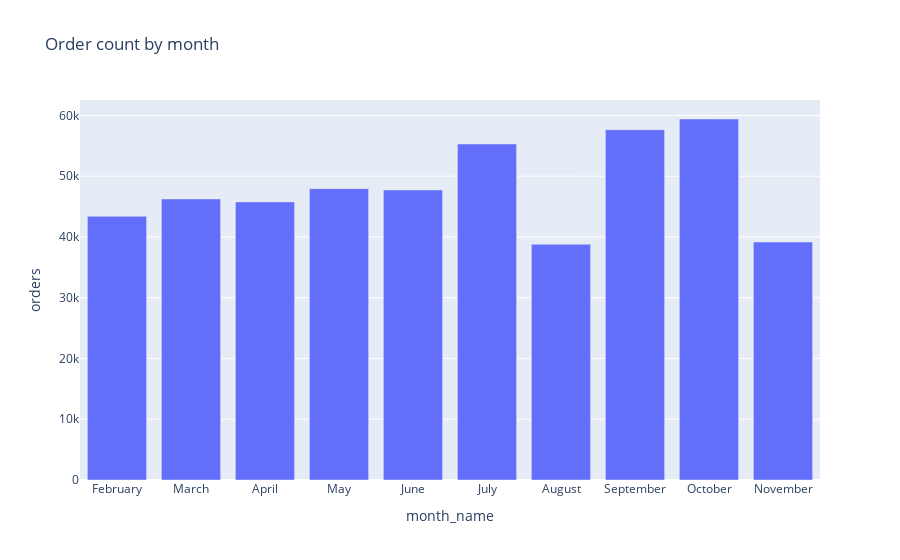

The code cell stored with this chart in its notebook:
### Markdown cell above
1) Winter has the highest order count, followed by Autumn, Spring, and Summer.
2) This could indicate that more orders are placed in colder months

### Code cell
# Map the month numbers to month names
month_names = {
    1: 'January', 2: 'February', 3: 'March', 4: 'April', 
    5: 'May', 6: 'June', 7: 'July', 8: 'August', 
    9: 'September', 10: 'October', 11: 'November', 12: 'December'
}
eda_train['month_name'] = eda_train['month'].map(month_names)
eda_test['month_name'] = eda_test['month'].map(month_names)

# Group by the new 'month_name' column
grouped = eda_train.groupby('month_name')['orders'].sum().reset_index()

# Plotly might not automatically sort the months correctly, so we'll sort them manually
ordered_months = ['January', 'February', 'March', 'April', 'May', 'June', 
                  'July', 'August', 'September', 'October', 'November', 'December']
grouped['month_name'] = pd.Categorical(grouped['month_name'], categories=ordered_months, ordered=True)
grouped = grouped.sort_values('month_name')

# Plot order count by month with month names
fig = px.bar(grouped, x='month_name', y='orders', title='Order count by month')
fig.show()

### Figure 1 — Plotly figure (JSON) as saved in the notebook; plotly's stock layout.template omitted (floating-point values rounded to 4 significant figures)
{"data": [{"alignmentgroup": "True", "hovertemplate": "month_name=%{x}<br>orders=%{y}<extra></extra>", "legendgroup": "", "marker": {"color": "#636efa", "pattern": {"shape": ""}}, "name": "", "offsetgroup": "", "orientation": "v", "showlegend": false, "textposition": "auto", "type": "bar", "x": ["February", "March", "April", "May", "June", "July", "August", "September", "October", "November"], "xaxis": "x", "y": [43402, 46257, 45774, 47955, 47739, 55307, 38799, 57644, 59417, 39171], "yaxis": "y"}], "layout": {"barmode": "relative", "legend": {"tracegroupgap": 0}, "title": {"text": "Order count by month"}, "xaxis": {"anchor": "y", "domain": [0, 1], "title": {"text": "month_name"}}, "yaxis": {"anchor": "x", "domain": [0, 1], "title": {"text": "orders"}}}}
